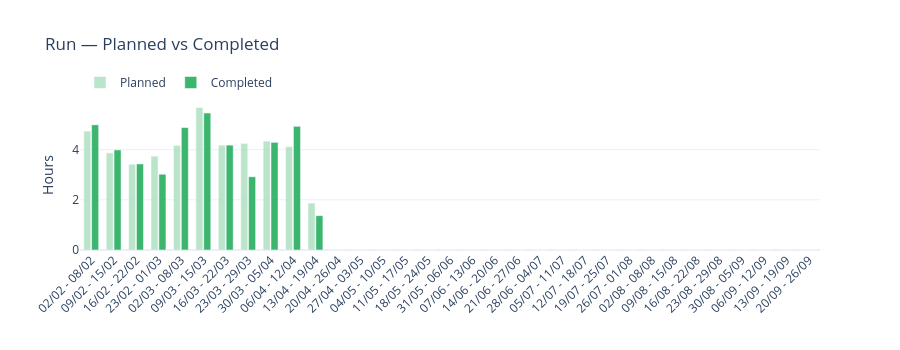

The cell this chart's notebook holds for it:
### Code cell
# ATP Chart — Run: Planned vs Completed
p_fmt = df_plan['Run Planned'].apply(fmt_hhmm).values
c_fmt = df_plan['Run Completed'].apply(fmt_hhmm).values
custom_run = list(zip(p_fmt, c_fmt))

fig_run = go.Figure()
fig_run.add_trace(go.Bar(
    x=df_plan['WeekLabel'], y=df_plan['Run Planned'],
    name='Planned', marker_color='#a9dfbf', opacity=0.8,
    customdata=custom_run,
    hovertemplate='%{x}<br>Planned: %{customdata[0]}<br>Completed: %{customdata[1]}<extra></extra>'
))
fig_run.add_trace(go.Bar(
    x=df_plan['WeekLabel'], y=df_plan['Run Completed'],
    name='Completed', marker_color='#27ae60', opacity=0.9,
    customdata=custom_run,
    hovertemplate='%{x}<br>Planned: %{customdata[0]}<br>Completed: %{customdata[1]}<extra></extra>'
))

fig_run.update_layout(
    title='Run — Planned vs Completed',
    barmode='group', template='plotly_white', height=350,
    xaxis=dict(tickangle=-45), yaxis_title='Hours',
    legend=dict(orientation='h', yanchor='bottom', y=1.02, xanchor='left', x=0),
    bargap=0.3, bargroupgap=0.1,
    margin=dict(b=100)
)
fig_run.show()

### Figure 1 — Plotly figure (JSON) as saved in the notebook; plotly's stock layout.template omitted (floating-point values rounded to 4 significant figures)
{"data": [{"customdata": [["4:44", "4:59"], ["3:52", "3:59"], ["3:25", "3:26"], ["3:44", "3:01"], ["4:10", "4:53"], ["5:41", "5:28"], ["4:11", "4:11"], ["4:15", "2:55"], ["4:20", "4:17"], ["4:07", "4:56"], ["1:52", "1:22"], ["0:00", "0:00"], ["0:00", "0:00"], ["0:00", "0:00"], ["0:00", "0:00"], ["0:00", "0:00"], ["0:00", "0:00"], ["0:00", "0:00"], ["0:00", "0:00"], ["0:00", "0:00"], ["0:00", "0:00"], ["0:00", "0:00"], ["0:00", "0:00"], ["0:00", "0:00"], ["0:00", "0:00"], ["0:00", "0:00"], ["0:00", "0:00"], ["0:00", "0:00"], ["0:00", "0:00"], ["0:00", "0:00"], ["0:00", "0:00"], ["0:00", "0:00"], ["0:00", "0:00"]], "hovertemplate": "%{x}<br>Planned: %{customdata[0]}<br>Completed: %{customdata[1]}<extra></extra>", "marker": {"color": "#a9dfbf"}, "name": "Planned", "opacity": 0.8, "type": "bar", "x": ["02/02 - 08/02", "09/02 - 15/02", "16/02 - 22/02", "23/02 - 01/03", "02/03 - 08/03", "09/03 - 15/03", "16/03 - 22/03", "23/03 - 29/03", "30/03 - 05/04", "06/04 - 12/04", "13/04 - 19/04", "20/04 - 26/04", "27/04 - 03/05", "04/05 - 10/05", "11/05 - 17/05", "18/05 - 24/05", "31/05 - 06/06", "07/06 - 13/06", "14/06 - 20/06", "21/06 - 27/06", "28/06 - 04/07", "05/07 - 11/07", "12/07 - 18/07", "19/07 - 25/07", "26/07 - 01/08", "02/08 - 08/08", "09/08 - 15/08", "16/08 - 22/08", "23/08 - 29/08", "30/08 - 05/09", "06/09 - 12/09", "13/09 - 19/09", "20/09 - 26/09"], "y": [4.74, 3.87, 3.42, 3.74, 4.17, 5.68, 4.18, 4.25, 4.34, 4.12, 1.87, 0.0, 0.0, 0.0, 0.0, 0.0, 0.0, 0.0, 0.0, 0.0, 0.0, 0.0, 0.0, 0.0, 0.0, 0.0, 0.0, 0.0, 0.0, 0.0, 0.0, 0.0, 0.0]}, {"customdata": [["4:44", "4:59"], ["3:52", "3:59"], ["3:25", "3:26"], ["3:44", "3:01"], ["4:10", "4:53"], ["5:41", "5:28"], ["4:11", "4:11"], ["4:15", "2:55"], ["4:20", "4:17"], ["4:07", "4:56"], ["1:52", "1:22"], ["0:00", "0:00"], ["0:00", "0:00"], ["0:00", "0:00"], ["0:00", "0:00"], ["0:00", "0:00"], ["0:00", "0:00"], ["0:00", "0:00"], ["0:00", "0:00"], ["0:00", "0:00"], ["0:00", "0:00"], ["0:00", "0:00"], ["0:00", "0:00"], ["0:00", "0:00"], ["0:00", "0:00"], ["0:00", "0:00"], ["0:00", "0:00"], ["0:00", "0:00"], ["0:00", "0:00"], ["0:00", "0:00"], ["0:00", "0:00"], ["0:00", "0:00"], ["0:00", "0:00"]], "hovertemplate": "%{x}<br>Planned: %{customdata[0]}<br>Completed: %{customdata[1]}<extra></extra>", "marker": {"color": "#27ae60"}, "name": "Completed", "opacity": 0.9, "type": "bar", "x": ["02/02 - 08/02", "09/02 - 15/02", "16/02 - 22/02", "23/02 - 01/03", "02/03 - 08/03", "09/03 - 15/03", "16/03 - 22/03", "23/03 - 29/03", "30/03 - 05/04", "06/04 - 12/04", "13/04 - 19/04", "20/04 - 26/04", "27/04 - 03/05", "04/05 - 10/05", "11/05 - 17/05", "18/05 - 24/05", "31/05 - 06/06", "07/06 - 13/06", "14/06 - 20/06", "21/06 - 27/06", "28/06 - 04/07", "05/07 - 11/07", "12/07 - 18/07", "19/07 - 25/07", "26/07 - 01/08", "02/08 - 08/08", "09/08 - 15/08", "16/08 - 22/08", "23/08 - 29/08", "30/08 - 05/09", "06/09 - 12/09", "13/09 - 19/09", "20/09 - 26/09"], "y": [4.99, 3.99, 3.43, 3.02, 4.88, 5.46, 4.18, 2.92, 4.29, 4.93, 1.37, 0.0, 0.0, 0.0, 0.0, 0.0, 0.0, 0.0, 0.0, 0.0, 0.0, 0.0, 0.0, 0.0, 0.0, 0.0, 0.0, 0.0, 0.0, 0.0, 0.0, 0.0, 0.0]}], "layout": {"bargap": 0.3, "bargroupgap": 0.1, "barmode": "group", "height": 350, "legend": {"orientation": "h", "x": 0, "xanchor": "left", "y": 1.02, "yanchor": "bottom"}, "margin": {"b": 100}, "title": {"text": "Run — Planned vs Completed"}, "xaxis": {"tickangle": -45}, "yaxis": {"title": {"text": "Hours"}}}}
